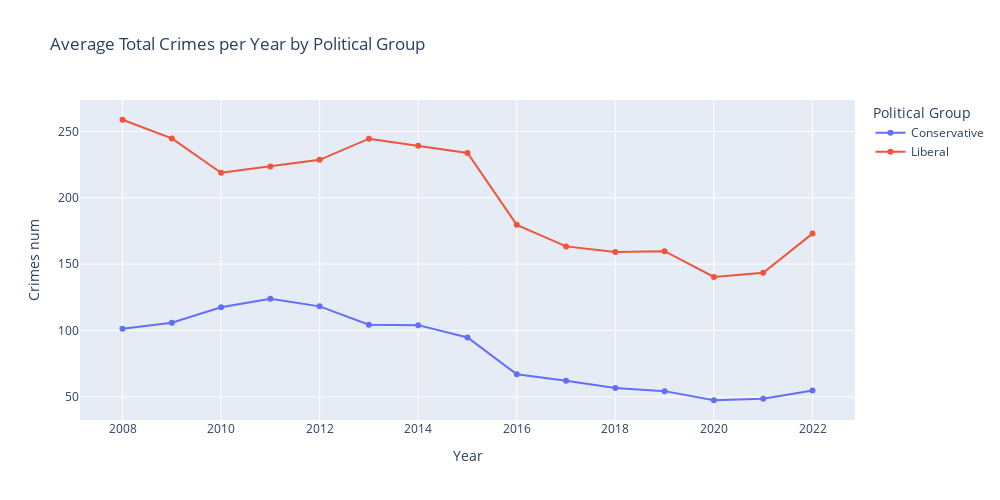
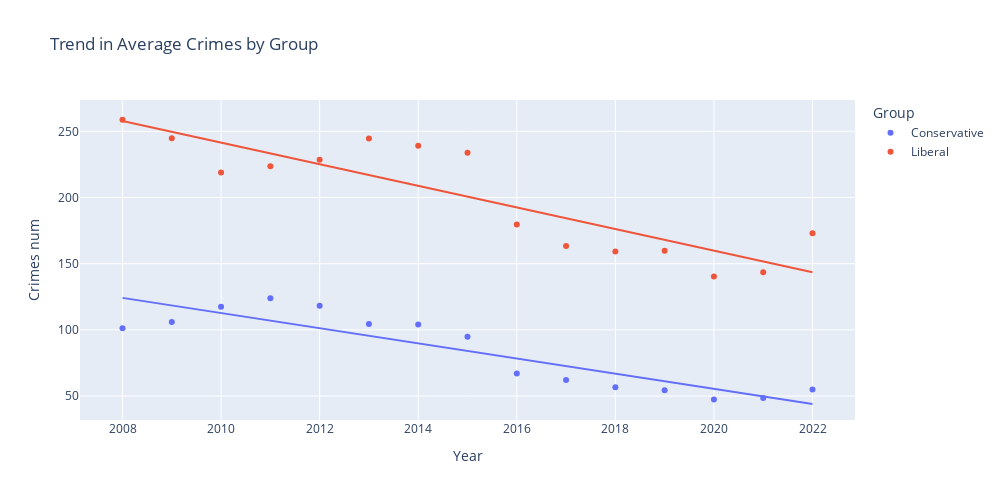

Notebook code cell kept with these figures, in order:
### Code cell
# without Sweden - it has a very high number of crimes
crimes_df['Group'] = crimes_df['geo'].apply(
    lambda x: 'Liberal' if x in liberal else ('Conservative' if x in conservs else 'Other')
)
filtered = crimes_df[(crimes_df['Group'] != 'Other') & (crimes_df['geo'] != 'Sweden')]

grouped = filtered.groupby(['year', 'Group'])['Crimes num'].mean().reset_index()


fig = px.line(
    grouped,
    x='year',
    y='Crimes num',
    color='Group',
    title='Average Total Crimes per Year by Political Group',
    labels={
        'year': 'Year',
        'Total Crimes': 'Avg Total Crimes per 100,000 Population',
        'Group': 'Political Group'
    },
    width=1000,
    height=500,
    markers=True
)
fig.show()

fig = px.scatter(
    grouped,
    x='year',
    y='Crimes num',
    color='Group',
    trendline='ols',
    title='Trend in Average Crimes by Group',
    labels={'Total Crimes': 'Avg Crimes per 100k', 'year': 'Year'},
    height=500,
    width=1000
)
fig.show()

### Figure 1 — Plotly figure (JSON) as saved in the notebook; plotly's stock layout.template omitted (floating-point values rounded to 4 significant figures)
{"data": [{"hovertemplate": "Political Group=Conservative<br>Year=%{x}<br>Crimes num=%{y}<extra></extra>", "legendgroup": "Conservative", "line": {"color": "#636efa", "dash": "solid"}, "marker": {"symbol": "circle"}, "mode": "lines+markers", "name": "Conservative", "orientation": "v", "showlegend": true, "type": "scatter", "x": [2008, 2009, 2010, 2011, 2012, 2013, 2014, 2015, 2016, 2017, 2018, 2019, 2020, 2021, 2022], "xaxis": "x", "y": [101.3, 105.9, 117.5, 123.9, 118.2, 104.4, 104.0, 94.81, 67.04, 62.15, 56.66, 54.34, 47.48, 48.55, 54.87], "yaxis": "y"}, {"hovertemplate": "Political Group=Liberal<br>Year=%{x}<br>Crimes num=%{y}<extra></extra>", "legendgroup": "Liberal", "line": {"color": "#EF553B", "dash": "solid"}, "marker": {"symbol": "circle"}, "mode": "lines+markers", "name": "Liberal", "orientation": "v", "showlegend": true, "type": "scatter", "x": [2008, 2009, 2010, 2011, 2012, 2013, 2014, 2015, 2016, 2017, 2018, 2019, 2020, 2021, 2022], "xaxis": "x", "y": [258.8, 244.7, 218.8, 223.6, 228.6, 244.5, 239.1, 233.8, 179.6, 163.4, 159.2, 159.8, 140.3, 143.6, 173.0], "yaxis": "y"}], "layout": {"height": 500, "legend": {"title": {"text": "Political Group"}, "tracegroupgap": 0}, "title": {"text": "Average Total Crimes per Year by Political Group"}, "width": 1000, "xaxis": {"anchor": "y", "domain": [0, 1], "title": {"text": "Year"}}, "yaxis": {"anchor": "x", "domain": [0, 1], "title": {"text": "Crimes num"}}}}

### Figure 2 — Plotly figure (JSON) as saved in the notebook; plotly's stock layout.template omitted (floating-point values rounded to 4 significant figures)
{"data": [{"hovertemplate": "Group=Conservative<br>Year=%{x}<br>Crimes num=%{y}<extra></extra>", "legendgroup": "Conservative", "marker": {"color": "#636efa", "symbol": "circle"}, "mode": "markers", "name": "Conservative", "orientation": "v", "showlegend": true, "type": "scatter", "x": [2008, 2009, 2010, 2011, 2012, 2013, 2014, 2015, 2016, 2017, 2018, 2019, 2020, 2021, 2022], "xaxis": "x", "y": [101.3, 105.9, 117.5, 123.9, 118.2, 104.4, 104.0, 94.81, 67.04, 62.15, 56.66, 54.34, 47.48, 48.55, 54.87], "yaxis": "y"}, {"hovertemplate": "<b>OLS trendline</b><br>Crimes num = -5.72732 * year + 11624.6<br>R<sup>2</sup>=0.803602<br><br>Group=Conservative<br>Year=%{x}<br>Crimes num=%{y} <b>(trend)</b><extra></extra>", "legendgroup": "Conservative", "marker": {"color": "#636efa", "symbol": "circle"}, "mode": "lines", "name": "Conservative", "showlegend": false, "type": "scatter", "x": [2008, 2009, 2010, 2011, 2012, 2013, 2014, 2015, 2016, 2017, 2018, 2019, 2020, 2021, 2022], "xaxis": "x", "y": [124.2, 118.4, 112.7, 107.0, 101.3, 95.53, 89.81, 84.08, 78.35, 72.62, 66.9, 61.17, 55.44, 49.71, 43.99], "yaxis": "y"}, {"hovertemplate": "Group=Liberal<br>Year=%{x}<br>Crimes num=%{y}<extra></extra>", "legendgroup": "Liberal", "marker": {"color": "#EF553B", "symbol": "circle"}, "mode": "markers", "name": "Liberal", "orientation": "v", "showlegend": true, "type": "scatter", "x": [2008, 2009, 2010, 2011, 2012, 2013, 2014, 2015, 2016, 2017, 2018, 2019, 2020, 2021, 2022], "xaxis": "x", "y": [258.8, 244.7, 218.8, 223.6, 228.6, 244.5, 239.1, 233.8, 179.6, 163.4, 159.2, 159.8, 140.3, 143.6, 173.0], "yaxis": "y"}, {"hovertemplate": "<b>OLS trendline</b><br>Crimes num = -8.15975 * year + 16642.6<br>R<sup>2</sup>=0.766030<br><br>Group=Liberal<br>Year=%{x}<br>Crimes num=%{y} <b>(trend)</b><extra></extra>", "legendgroup": "Liberal", "marker": {"color": "#EF553B", "symbol": "circle"}, "mode": "lines", "name": "Liberal", "showlegend": false, "type": "scatter", "x": [2008, 2009, 2010, 2011, 2012, 2013, 2014, 2015, 2016, 2017, 2018, 2019, 2020, 2021, 2022], "xaxis": "x", "y": [257.8, 249.7, 241.5, 233.3, 225.2, 217.0, 208.9, 200.7, 192.6, 184.4, 176.2, 168.1, 159.9, 151.8, 143.6], "yaxis": "y"}], "layout": {"height": 500, "legend": {"title": {"text": "Group"}, "tracegroupgap": 0}, "title": {"text": "Trend in Average Crimes by Group"}, "width": 1000, "xaxis": {"anchor": "y", "domain": [0, 1], "title": {"text": "Year"}}, "yaxis": {"anchor": "x", "domain": [0, 1], "title": {"text": "Crimes num"}}}}
